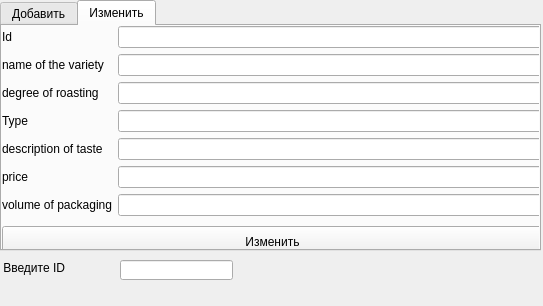
<?xml version="1.0" encoding="UTF-8"?>
<ui version="4.0">
 <class>Product</class>
 <widget class="QMainWindow" name="Product">
  <property name="geometry">
   <rect>
    <x>0</x>
    <y>0</y>
    <width>543</width>
    <height>306</height>
   </rect>
  </property>
  <property name="sizePolicy">
   <sizepolicy hsizetype="Expanding" vsizetype="Expanding">
    <horstretch>0</horstretch>
    <verstretch>0</verstretch>
   </sizepolicy>
  </property>
  <property name="windowTitle">
   <string>MainWindow</string>
  </property>
  <widget class="QWidget" name="centralwidget">
   <widget class="QTabWidget" name="tabWidget">
    <property name="geometry">
     <rect>
      <x>0</x>
      <y>0</y>
      <width>541</width>
      <height>251</height>
     </rect>
    </property>
    <property name="currentIndex">
     <number>1</number>
    </property>
    <widget class="QWidget" name="tab">
     <attribute name="title">
      <string>Добавить</string>
     </attribute>
     <widget class="QWidget" name="formLayoutWidget">
      <property name="geometry">
       <rect>
        <x>0</x>
        <y>0</y>
        <width>541</width>
        <height>197</height>
       </rect>
      </property>
      <layout class="QFormLayout" name="formLayout">
       <item row="1" column="0">
        <widget class="QLabel" name="label_2">
         <property name="text">
          <string>name of the variety</string>
         </property>
        </widget>
       </item>
       <item row="1" column="1">
        <widget class="QLineEdit" name="lineEdit_2"/>
       </item>
       <item row="2" column="0">
        <widget class="QLabel" name="label_3">
         <property name="text">
          <string>degree of roasting</string>
         </property>
        </widget>
       </item>
       <item row="2" column="1">
        <widget class="QLineEdit" name="lineEdit_3"/>
       </item>
       <item row="3" column="0">
        <widget class="QLabel" name="label_4">
         <property name="text">
          <string>Type</string>
         </property>
        </widget>
       </item>
       <item row="3" column="1">
        <widget class="QLineEdit" name="lineEdit_7"/>
       </item>
       <item row="4" column="0">
        <widget class="QLabel" name="label_5">
         <property name="text">
          <string>description of taste</string>
         </property>
        </widget>
       </item>
       <item row="4" column="1">
        <widget class="QLineEdit" name="lineEdit_6"/>
       </item>
       <item row="5" column="0">
        <widget class="QLabel" name="label_6">
         <property name="text">
          <string>price</string>
         </property>
        </widget>
       </item>
       <item row="5" column="1">
        <widget class="QLineEdit" name="lineEdit_5"/>
       </item>
       <item row="6" column="0">
        <widget class="QLabel" name="label_7">
         <property name="text">
          <string>volume of packaging</string>
         </property>
        </widget>
       </item>
       <item row="6" column="1">
        <widget class="QLineEdit" name="lineEdit_4"/>
       </item>
       <item row="0" column="0">
        <widget class="QLabel" name="label">
         <property name="text">
          <string>Id</string>
         </property>
        </widget>
       </item>
       <item row="0" column="1">
        <widget class="QLineEdit" name="lineEdit"/>
       </item>
      </layout>
     </widget>
     <widget class="QPushButton" name="pushButton_2">
      <property name="geometry">
       <rect>
        <x>0</x>
        <y>200</y>
        <width>541</width>
        <height>31</height>
       </rect>
      </property>
      <property name="text">
       <string>Добавить</string>
      </property>
     </widget>
    </widget>
    <widget class="QWidget" name="tab_2">
     <attribute name="title">
      <string>Изменить</string>
     </attribute>
     <widget class="QWidget" name="formLayoutWidget_2">
      <property name="geometry">
       <rect>
        <x>0</x>
        <y>0</y>
        <width>541</width>
        <height>197</height>
       </rect>
      </property>
      <layout class="QFormLayout" name="formLayout_2">
       <item row="1" column="0">
        <widget class="QLabel" name="label_8">
         <property name="text">
          <string>name of the variety</string>
         </property>
        </widget>
       </item>
       <item row="1" column="1">
        <widget class="QLineEdit" name="lineEdit_8"/>
       </item>
       <item row="2" column="0">
        <widget class="QLabel" name="label_9">
         <property name="text">
          <string>degree of roasting</string>
         </property>
        </widget>
       </item>
       <item row="2" column="1">
        <widget class="QLineEdit" name="lineEdit_9"/>
       </item>
       <item row="3" column="0">
        <widget class="QLabel" name="label_10">
         <property name="text">
          <string>Type</string>
         </property>
        </widget>
       </item>
       <item row="3" column="1">
        <widget class="QLineEdit" name="lineEdit_10"/>
       </item>
       <item row="4" column="0">
        <widget class="QLabel" name="label_11">
         <property name="text">
          <string>description of taste</string>
         </property>
        </widget>
       </item>
       <item row="4" column="1">
        <widget class="QLineEdit" name="lineEdit_11"/>
       </item>
       <item row="5" column="0">
        <widget class="QLabel" name="label_12">
         <property name="text">
          <string>price</string>
         </property>
        </widget>
       </item>
       <item row="5" column="1">
        <widget class="QLineEdit" name="lineEdit_12"/>
       </item>
       <item row="6" column="0">
        <widget class="QLabel" name="label_13">
         <property name="text">
          <string>volume of packaging</string>
         </property>
        </widget>
       </item>
       <item row="6" column="1">
        <widget class="QLineEdit" name="lineEdit_13"/>
       </item>
       <item row="0" column="0">
        <widget class="QLabel" name="label_14">
         <property name="text">
          <string>Id</string>
         </property>
        </widget>
       </item>
       <item row="0" column="1">
        <widget class="QLineEdit" name="lineEdit_14"/>
       </item>
      </layout>
     </widget>
     <widget class="QPushButton" name="pushButton">
      <property name="geometry">
       <rect>
        <x>0</x>
        <y>200</y>
        <width>541</width>
        <height>31</height>
       </rect>
      </property>
      <property name="text">
       <string>Изменить</string>
      </property>
     </widget>
    </widget>
   </widget>
   <widget class="QLabel" name="label_15">
    <property name="geometry">
     <rect>
      <x>0</x>
      <y>260</y>
      <width>71</width>
      <height>16</height>
     </rect>
    </property>
    <property name="text">
     <string> Введите ID</string>
    </property>
   </widget>
   <widget class="QLineEdit" name="lineEdit_15">
    <property name="geometry">
     <rect>
      <x>120</x>
      <y>260</y>
      <width>113</width>
      <height>20</height>
     </rect>
    </property>
   </widget>
  </widget>
 </widget>
 <resources/>
 <connections/>
</ui>
